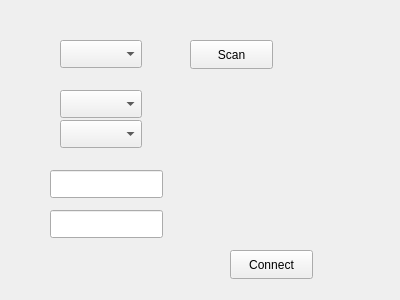
<?xml version="1.0" encoding="UTF-8"?>
<ui version="4.0">
 <class>BLEDataSourceConfigWidget</class>
 <widget class="QWidget" name="BLEDataSourceConfigWidget">
  <property name="geometry">
   <rect>
    <x>0</x>
    <y>0</y>
    <width>400</width>
    <height>300</height>
   </rect>
  </property>
  <property name="windowTitle">
   <string>Form</string>
  </property>
  <widget class="QComboBox" name="deviceComboBox">
   <property name="geometry">
    <rect>
     <x>60</x>
     <y>40</y>
     <width>82</width>
     <height>28</height>
    </rect>
   </property>
  </widget>
  <widget class="QPushButton" name="scanButton">
   <property name="geometry">
    <rect>
     <x>190</x>
     <y>40</y>
     <width>83</width>
     <height>29</height>
    </rect>
   </property>
   <property name="text">
    <string>Scan</string>
   </property>
  </widget>
  <widget class="QComboBox" name="serviceComboBox">
   <property name="geometry">
    <rect>
     <x>60</x>
     <y>90</y>
     <width>82</width>
     <height>28</height>
    </rect>
   </property>
  </widget>
  <widget class="QComboBox" name="charComboBox">
   <property name="geometry">
    <rect>
     <x>60</x>
     <y>120</y>
     <width>82</width>
     <height>28</height>
    </rect>
   </property>
  </widget>
  <widget class="QPushButton" name="connectButton">
   <property name="geometry">
    <rect>
     <x>230</x>
     <y>250</y>
     <width>83</width>
     <height>29</height>
    </rect>
   </property>
   <property name="text">
    <string>Connect</string>
   </property>
  </widget>
  <widget class="QLineEdit" name="serviceUuidLineEdit">
   <property name="geometry">
    <rect>
     <x>50</x>
     <y>170</y>
     <width>113</width>
     <height>28</height>
    </rect>
   </property>
  </widget>
  <widget class="QLineEdit" name="charUuidLineEdit">
   <property name="geometry">
    <rect>
     <x>50</x>
     <y>210</y>
     <width>113</width>
     <height>28</height>
    </rect>
   </property>
  </widget>
 </widget>
 <resources/>
 <connections/>
</ui>
